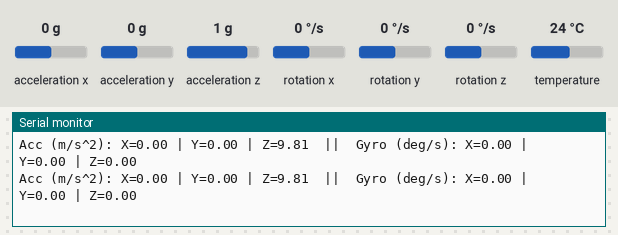
Recording of a sketch running on a simulated ESP32. On the bench: the last lines printed to the serial monitor. The test bench sets the inputs (shaded band); at power-on: acceleration x 0 g, acceleration y 0 g, acceleration z 1 g, rotation x 0 °/s, rotation y 0 °/s, rotation z 0 °/s, temperature 24 °C.

Above: at 2.3 s.
2.4 s: acceleration x set to -1.4 g
At 2.46 s:
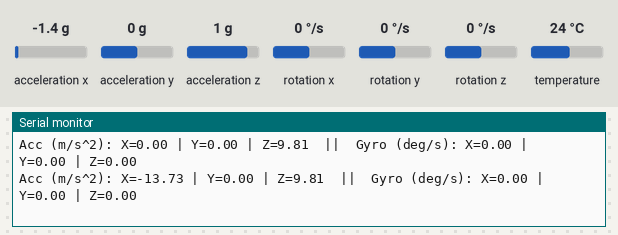
3.9 s: acceleration y set to -1.4 g
At 3.92 s:
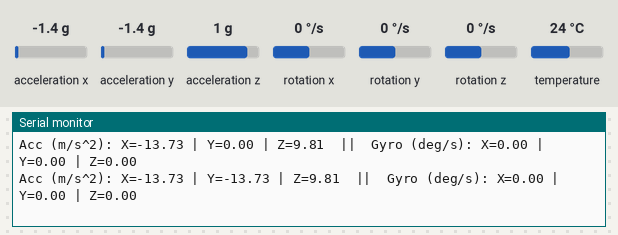
5.4 s: acceleration z set to -1.4 g
At 5.44 s:
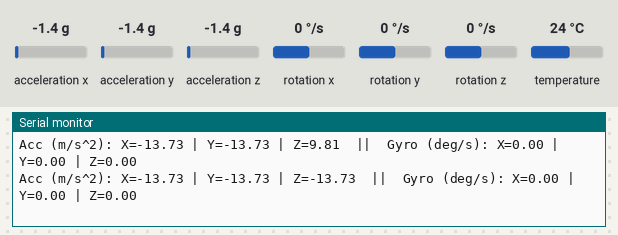
6.9 s: rotation x set to -192 °/s
At 6.9 s:
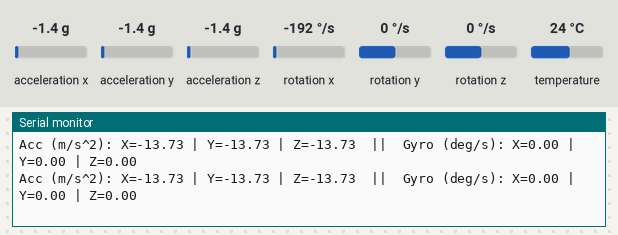
9.9 s: acceleration x set to -0.8 g
At 9.91 s:
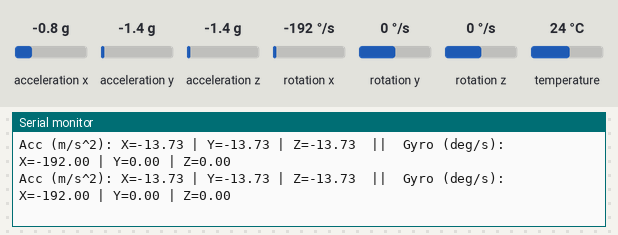
Timing chart, 0 to 12.9 s (numbered marks = the images above; inputs shaded):
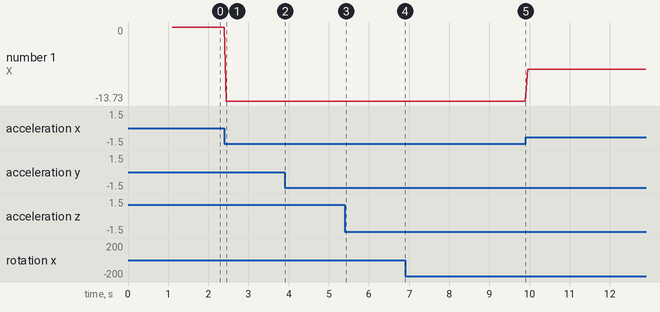

The sketch:

MPU6050-test.ino
```cpp
#include <Adafruit_MPU6050.h>
#include <Adafruit_Sensor.h>
#include <Wire.h>

Adafruit_MPU6050 mpu;

void setup() {
  Serial.begin(115200);
  delay(1000); // Piccola pausa all'avvio per la seriale dell'ESP32

  Serial.println("\nInizializzazione MPU-6050 su ESP32...");

  // Avvio del bus I2C sui pin standard (GPIO 21 SDA, GPIO 22 SCL)
  Wire.begin(21, 22);

  // Inizializzazione sensore (indirizzo I2C 0x68)
  if (!mpu.begin(0x68, &Wire)) {
    Serial.println("Impossibile trovare l'MPU-6050! Verifica i collegamenti e l'indirizzo I2C.");
    while (1) {
      delay(10);
    }
  }
  Serial.println("MPU-6050 trovato e pronto!");

  // Configurazione dei range e filtro
  mpu.setAccelerometerRange(MPU6050_RANGE_8_G);   // +-2G, +-4G, +-8G, +-16G
  mpu.setGyroRange(MPU6050_RANGE_500_DEG);        // +-250, +-500, +-1000, +-2000 deg/s
  mpu.setFilterBandwidth(MPU6050_BAND_21_HZ);     // Filtro passa-basso integrato

  delay(100);
}

void loop() {
  sensors_event_t a, g, temp;
  mpu.getEvent(&a, &g, &temp);

  /* Accelerazione (m/s^2) */
  Serial.print("Acc (m/s^2): X=");
  Serial.print(a.acceleration.x, 2);
  Serial.print(" | Y=");
  Serial.print(a.acceleration.y, 2);
  Serial.print(" | Z=");
  Serial.print(a.acceleration.z, 2);

  /* Giroscopio convertito in gradi al secondo (deg/s) */
  Serial.print("  ||  Gyro (deg/s): X=");
  Serial.print(g.gyro.x * SENSORS_RADS_TO_DPS, 2);
  Serial.print(" | Y=");
  Serial.print(g.gyro.y * SENSORS_RADS_TO_DPS, 2);
  Serial.print(" | Z=");
  Serial.println(g.gyro.z * SENSORS_RADS_TO_DPS, 2);

  delay(50); // ~20 Hz per un aggiornamento fluido
}
```

Measured:
- after the input at 2.4 s, the serial monitor: prints a new line after 0.05 s (image 1)
- after the input at 3.9 s, the serial monitor: prints a new line at once (image 2)
- after the input at 5.4 s, the serial monitor: prints a new line at once (image 3)
- plotted number 1: 0 → -13.73 after the input at 2.4 s, -13.73 → -7.85 after the input at 9.9 s
